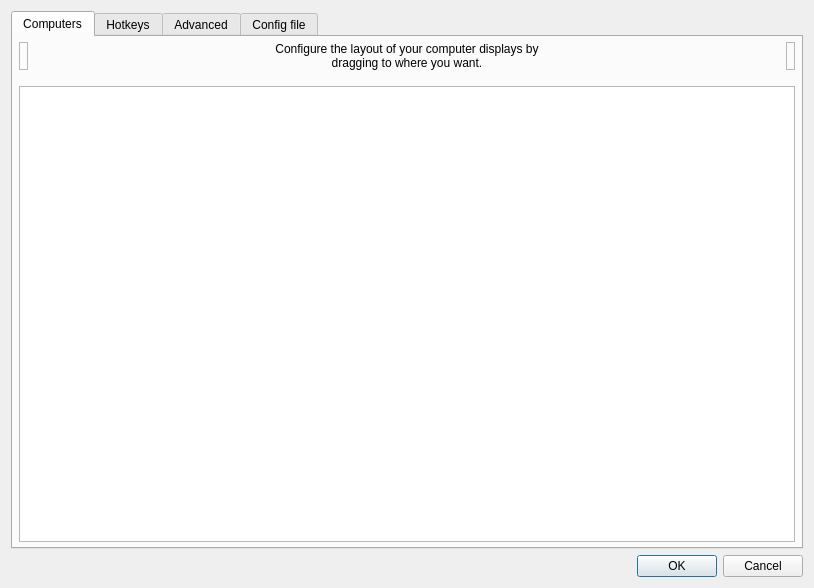
<?xml version="1.0" encoding="UTF-8"?>
<ui version="4.0">
 <class>ServerConfigDialog</class>
 <widget class="QDialog" name="ServerConfigDialog">
  <property name="geometry">
   <rect>
    <x>0</x>
    <y>0</y>
    <width>814</width>
    <height>588</height>
   </rect>
  </property>
  <property name="minimumSize">
   <size>
    <width>0</width>
    <height>0</height>
   </size>
  </property>
  <property name="windowTitle">
   <string>Server Configuration</string>
  </property>
  <layout class="QVBoxLayout">
   <item>
    <widget class="QTabWidget" name="tabWidget">
     <widget class="QWidget" name="tabComputers">
      <attribute name="title">
       <string>Computers</string>
      </attribute>
      <layout class="QVBoxLayout">
       <property name="leftMargin">
        <number>6</number>
       </property>
       <property name="topMargin">
        <number>5</number>
       </property>
       <property name="rightMargin">
        <number>6</number>
       </property>
       <property name="bottomMargin">
        <number>5</number>
       </property>
       <item>
        <layout class="QHBoxLayout" name="layoutComputers">
         <property name="spacing">
          <number>6</number>
         </property>
         <item>
          <widget class="TrashScreenWidget" name="lblRemoveScreen">
           <property name="acceptDrops">
            <bool>true</bool>
           </property>
           <property name="toolTip">
            <string>Drag a computer from the grid to the trashcan to remove it.</string>
           </property>
           <property name="frameShape">
            <enum>QFrame::Shape::StyledPanel</enum>
           </property>
           <property name="frameShadow">
            <enum>QFrame::Shadow::Raised</enum>
           </property>
          </widget>
         </item>
         <item>
          <spacer name="horizontalSpacer_21">
           <property name="orientation">
            <enum>Qt::Orientation::Horizontal</enum>
           </property>
           <property name="sizeHint" stdset="0">
            <size>
             <width>40</width>
             <height>20</height>
            </size>
           </property>
          </spacer>
         </item>
         <item>
          <widget class="QLabel" name="label_2">
           <property name="sizePolicy">
            <sizepolicy hsizetype="Preferred" vsizetype="Preferred">
             <horstretch>1</horstretch>
             <verstretch>0</verstretch>
            </sizepolicy>
           </property>
           <property name="maximumSize">
            <size>
             <width>310</width>
             <height>16777215</height>
            </size>
           </property>
           <property name="text">
            <string>Configure the layout of your computer displays by dragging to where you want.</string>
           </property>
           <property name="alignment">
            <set>Qt::AlignmentFlag::AlignCenter</set>
           </property>
           <property name="wordWrap">
            <bool>true</bool>
           </property>
           <property name="indent">
            <number>-1</number>
           </property>
          </widget>
         </item>
         <item>
          <spacer name="horizontalSpacer_22">
           <property name="orientation">
            <enum>Qt::Orientation::Horizontal</enum>
           </property>
           <property name="sizeHint" stdset="0">
            <size>
             <width>40</width>
             <height>20</height>
            </size>
           </property>
          </spacer>
         </item>
         <item>
          <widget class="NewScreenWidget" name="lblNewScreen">
           <property name="toolTip">
            <string>Drag to the grid to add a new computer.</string>
           </property>
           <property name="frameShape">
            <enum>QFrame::Shape::StyledPanel</enum>
           </property>
           <property name="frameShadow">
            <enum>QFrame::Shadow::Raised</enum>
           </property>
          </widget>
         </item>
        </layout>
       </item>
       <item>
        <spacer name="verticalSpacer">
         <property name="orientation">
          <enum>Qt::Orientation::Vertical</enum>
         </property>
         <property name="sizeType">
          <enum>QSizePolicy::Policy::Fixed</enum>
         </property>
         <property name="sizeHint" stdset="0">
          <size>
           <width>20</width>
           <height>10</height>
          </size>
         </property>
        </spacer>
       </item>
       <item>
        <widget class="ScreenSetupView" name="screenSetupView">
         <property name="sizePolicy">
          <sizepolicy hsizetype="MinimumExpanding" vsizetype="Expanding">
           <horstretch>0</horstretch>
           <verstretch>0</verstretch>
          </sizepolicy>
         </property>
         <property name="acceptDrops">
          <bool>true</bool>
         </property>
         <property name="autoFillBackground">
          <bool>false</bool>
         </property>
        </widget>
       </item>
      </layout>
     </widget>
     <widget class="QWidget" name="tabHotkeys">
      <attribute name="title">
       <string>Hotkeys</string>
      </attribute>
      <layout class="QHBoxLayout" name="_2">
       <item>
        <widget class="QGroupBox" name="groupHotkeys">
         <property name="title">
          <string>&amp;Hotkeys</string>
         </property>
         <layout class="QGridLayout" name="_3">
          <item row="0" column="0" rowspan="4">
           <widget class="QListWidget" name="listHotkeys"/>
          </item>
          <item row="0" column="1">
           <widget class="QPushButton" name="btnNewHotkey">
            <property name="enabled">
             <bool>true</bool>
            </property>
            <property name="text">
             <string>&amp;New</string>
            </property>
            <property name="icon">
             <iconset theme="QIcon::ThemeIcon::ListAdd"/>
            </property>
           </widget>
          </item>
          <item row="1" column="1">
           <widget class="QPushButton" name="btnEditHotkey">
            <property name="enabled">
             <bool>false</bool>
            </property>
            <property name="text">
             <string>&amp;Edit</string>
            </property>
            <property name="icon">
             <iconset theme="document-edit"/>
            </property>
           </widget>
          </item>
          <item row="2" column="1">
           <widget class="QPushButton" name="btnRemoveHotkey">
            <property name="enabled">
             <bool>false</bool>
            </property>
            <property name="text">
             <string>&amp;Remove</string>
            </property>
            <property name="icon">
             <iconset theme="QIcon::ThemeIcon::ListRemove"/>
            </property>
           </widget>
          </item>
          <item row="3" column="1">
           <spacer name="hotkeySpacer">
            <property name="orientation">
             <enum>Qt::Orientation::Vertical</enum>
            </property>
            <property name="sizeHint" stdset="0">
             <size>
              <width>75</width>
              <height>161</height>
             </size>
            </property>
           </spacer>
          </item>
         </layout>
        </widget>
       </item>
       <item>
        <widget class="QGroupBox" name="groupActions">
         <property name="font">
          <font>
           <kerning>true</kerning>
          </font>
         </property>
         <property name="title">
          <string>A&amp;ctions</string>
         </property>
         <layout class="QGridLayout">
          <item row="0" column="0" rowspan="4">
           <widget class="QListWidget" name="listActions"/>
          </item>
          <item row="0" column="1">
           <widget class="QPushButton" name="btnNewAction">
            <property name="enabled">
             <bool>false</bool>
            </property>
            <property name="text">
             <string>Ne&amp;w</string>
            </property>
            <property name="icon">
             <iconset theme="QIcon::ThemeIcon::ListAdd"/>
            </property>
           </widget>
          </item>
          <item row="1" column="1">
           <widget class="QPushButton" name="btnEditAction">
            <property name="enabled">
             <bool>false</bool>
            </property>
            <property name="text">
             <string>E&amp;dit</string>
            </property>
            <property name="icon">
             <iconset theme="document-edit"/>
            </property>
           </widget>
          </item>
          <item row="2" column="1">
           <widget class="QPushButton" name="btnRemoveAction">
            <property name="enabled">
             <bool>false</bool>
            </property>
            <property name="text">
             <string>Re&amp;move</string>
            </property>
            <property name="icon">
             <iconset theme="QIcon::ThemeIcon::ListRemove"/>
            </property>
           </widget>
          </item>
          <item row="3" column="1">
           <spacer name="actionSpacer">
            <property name="orientation">
             <enum>Qt::Orientation::Vertical</enum>
            </property>
            <property name="sizeHint" stdset="0">
             <size>
              <width>20</width>
              <height>40</height>
             </size>
            </property>
           </spacer>
          </item>
         </layout>
        </widget>
       </item>
      </layout>
     </widget>
     <widget class="QWidget" name="tabAdvanced">
      <attribute name="title">
       <string>Advanced</string>
      </attribute>
      <layout class="QGridLayout" name="m_pGridCorners">
       <item row="0" column="1">
        <widget class="QGroupBox" name="groupCorners">
         <property name="font">
          <font>
           <kerning>true</kerning>
          </font>
         </property>
         <property name="title">
          <string>&amp;Dead corners (for this computer)</string>
         </property>
         <property name="checked">
          <bool>false</bool>
         </property>
         <layout class="QVBoxLayout" name="verticalLayout_6">
          <property name="topMargin">
           <number>6</number>
          </property>
          <item>
           <layout class="QGridLayout" name="m_pLayoutCorners">
            <item row="1" column="0">
             <widget class="QCheckBox" name="cbCornerBottomLeft">
              <property name="text">
               <string>&amp;Bottom-left</string>
              </property>
             </widget>
            </item>
            <item row="0" column="0">
             <widget class="QCheckBox" name="cbCornerTopLeft">
              <property name="text">
               <string>To&amp;p-left</string>
              </property>
             </widget>
            </item>
            <item row="1" column="1">
             <widget class="QCheckBox" name="cbCornerBottomRight">
              <property name="text">
               <string>Bottom-ri&amp;ght</string>
              </property>
             </widget>
            </item>
            <item row="0" column="1">
             <widget class="QCheckBox" name="cbCornerTopRight">
              <property name="text">
               <string>Top-rig&amp;ht</string>
              </property>
             </widget>
            </item>
           </layout>
          </item>
          <item>
           <layout class="QHBoxLayout" name="m_pLayoutCornerSize">
            <item>
             <widget class="QLabel" name="label">
              <property name="text">
               <string>Cor&amp;ner size</string>
              </property>
              <property name="buddy">
               <cstring>sbSwitchCornerSize</cstring>
              </property>
             </widget>
            </item>
            <item>
             <spacer name="horizontalSpacer_7">
              <property name="orientation">
               <enum>Qt::Orientation::Horizontal</enum>
              </property>
              <property name="sizeHint" stdset="0">
               <size>
                <width>40</width>
                <height>20</height>
               </size>
              </property>
             </spacer>
            </item>
            <item>
             <widget class="QSpinBox" name="sbSwitchCornerSize">
              <property name="sizePolicy">
               <sizepolicy hsizetype="Maximum" vsizetype="Fixed">
                <horstretch>0</horstretch>
                <verstretch>0</verstretch>
               </sizepolicy>
              </property>
              <property name="suffix">
               <string>px</string>
              </property>
              <property name="maximum">
               <number>30000</number>
              </property>
             </widget>
            </item>
           </layout>
          </item>
          <item>
           <spacer name="verticalSpacer_7">
            <property name="orientation">
             <enum>Qt::Orientation::Vertical</enum>
            </property>
            <property name="sizeHint" stdset="0">
             <size>
              <width>20</width>
              <height>0</height>
             </size>
            </property>
           </spacer>
          </item>
         </layout>
        </widget>
       </item>
       <item row="0" column="0">
        <widget class="QGroupBox" name="groupMisc">
         <property name="font">
          <font>
           <kerning>false</kerning>
          </font>
         </property>
         <property name="title">
          <string>&amp;Misc</string>
         </property>
         <layout class="QVBoxLayout" name="verticalLayout_4">
          <item>
           <widget class="QCheckBox" name="cbDisableLockToScreen">
            <property name="text">
             <string>Disable lock to computer (scroll lock key)</string>
            </property>
           </widget>
          </item>
          <item>
           <widget class="QCheckBox" name="cbRelativeMouseMoves">
            <property name="enabled">
             <bool>true</bool>
            </property>
            <property name="text">
             <string>Use &amp;relative mouse movements</string>
            </property>
           </widget>
          </item>
          <item>
           <widget class="QCheckBox" name="cbWin32KeepForeground">
            <property name="enabled">
             <bool>true</bool>
            </property>
            <property name="text">
             <string>Don't take &amp;foreground window (Windows only)</string>
            </property>
           </widget>
          </item>
          <item>
           <layout class="QHBoxLayout" name="layoutClipboard">
            <item>
             <widget class="QCheckBox" name="cbEnableClipboard">
              <property name="sizePolicy">
               <sizepolicy hsizetype="Minimum" vsizetype="Preferred">
                <horstretch>0</horstretch>
                <verstretch>0</verstretch>
               </sizepolicy>
              </property>
              <property name="text">
               <string>Enable clipboard sharing</string>
              </property>
              <property name="checked">
               <bool>true</bool>
              </property>
             </widget>
            </item>
            <item>
             <spacer name="horizontalSpacer">
              <property name="orientation">
               <enum>Qt::Orientation::Horizontal</enum>
              </property>
              <property name="sizeHint" stdset="0">
               <size>
                <width>40</width>
                <height>20</height>
               </size>
              </property>
             </spacer>
            </item>
            <item>
             <widget class="QLabel" name="label_7">
              <property name="text">
               <string>Limit to:</string>
              </property>
             </widget>
            </item>
            <item>
             <widget class="QSpinBox" name="sbClipboardSizeLimit">
              <property name="enabled">
               <bool>false</bool>
              </property>
              <property name="sizePolicy">
               <sizepolicy hsizetype="Maximum" vsizetype="Fixed">
                <horstretch>0</horstretch>
                <verstretch>0</verstretch>
               </sizepolicy>
              </property>
              <property name="suffix">
               <string>MB</string>
              </property>
              <property name="maximum">
               <number>10000</number>
              </property>
              <property name="value">
               <number>3</number>
              </property>
             </widget>
            </item>
           </layout>
          </item>
          <item>
           <spacer name="verticalSpacer_6">
            <property name="orientation">
             <enum>Qt::Orientation::Vertical</enum>
            </property>
            <property name="sizeHint" stdset="0">
             <size>
              <width>20</width>
              <height>0</height>
             </size>
            </property>
           </spacer>
          </item>
         </layout>
        </widget>
       </item>
       <item row="1" column="0">
        <widget class="QGroupBox" name="groupNetwork">
         <property name="title">
          <string>&amp;Network</string>
         </property>
         <layout class="QVBoxLayout" name="verticalLayout_5">
          <item>
           <layout class="QHBoxLayout" name="_4">
            <property name="spacing">
             <number>9</number>
            </property>
            <property name="leftMargin">
             <number>0</number>
            </property>
            <item>
             <widget class="QCheckBox" name="cbHeartbeat">
              <property name="enabled">
               <bool>true</bool>
              </property>
              <property name="whatsThis">
               <string>&lt;html&gt;&lt;head/&gt;&lt;body&gt;&lt;p&gt;Enables the network heartbeat to ping clients every &lt;span style=&quot; font-style:italic;&quot;&gt;n&lt;/span&gt; seconds. This may help to diagnose network problems by retrying the connection if the client becomes unresponsive.&lt;/p&gt;&lt;/body&gt;&lt;/html&gt;</string>
              </property>
              <property name="text">
               <string>&amp;Check clients every</string>
              </property>
             </widget>
            </item>
            <item>
             <spacer name="spacerNetwork">
              <property name="orientation">
               <enum>Qt::Orientation::Horizontal</enum>
              </property>
              <property name="sizeHint" stdset="0">
               <size>
                <width>40</width>
                <height>20</height>
               </size>
              </property>
             </spacer>
            </item>
            <item>
             <widget class="QSpinBox" name="sbHeartbeat">
              <property name="enabled">
               <bool>false</bool>
              </property>
              <property name="sizePolicy">
               <sizepolicy hsizetype="Maximum" vsizetype="Fixed">
                <horstretch>0</horstretch>
                <verstretch>0</verstretch>
               </sizepolicy>
              </property>
              <property name="suffix">
               <string>ms</string>
              </property>
              <property name="minimum">
               <number>1000</number>
              </property>
              <property name="maximum">
               <number>30000</number>
              </property>
              <property name="singleStep">
               <number>1000</number>
              </property>
              <property name="value">
               <number>5000</number>
              </property>
             </widget>
            </item>
           </layout>
          </item>
          <item>
           <layout class="QHBoxLayout" name="horizontalLayout_5">
            <item>
             <widget class="QLabel" name="labelProtocol">
              <property name="whatsThis">
               <string>&lt;html&gt;&lt;head/&gt;&lt;body&gt;&lt;p&gt;Enables compatibility with programs that use either the Synergy or Barrier protocols:&lt;/p&gt;&lt;ul style=&quot;margin-top: 0px; margin-bottom: 0px; margin-left: 0px; margin-right: 0px; -qt-list-indent: 1;&quot;&gt;&lt;li style=&quot; margin-top:12px; margin-bottom:0px; margin-left:0px; margin-right:0px; -qt-block-indent:0; text-indent:0px;&quot;&gt;Synergy 3 uses the Synergy protocol.&lt;/li&gt;&lt;li style=&quot; margin-top:0px; margin-bottom:12px; margin-left:0px; margin-right:0px; -qt-block-indent:0; text-indent:0px;&quot;&gt;Barrier, Input-Leap and Synergy 1 uses the Barrier protocol.&lt;/li&gt;&lt;/ul&gt;&lt;p&gt;A Deskflow client will automatically use either the Synergy or Barrier protocol depending on the server protocol.&lt;/p&gt;&lt;/body&gt;&lt;/html&gt;</string>
              </property>
              <property name="text">
               <string>Network protocol</string>
              </property>
             </widget>
            </item>
            <item>
             <spacer name="horizontalSpacer_8">
              <property name="orientation">
               <enum>Qt::Orientation::Horizontal</enum>
              </property>
              <property name="sizeHint" stdset="0">
               <size>
                <width>40</width>
                <height>20</height>
               </size>
              </property>
             </spacer>
            </item>
            <item>
             <widget class="QRadioButton" name="rbProtocolSynergy">
              <property name="text">
               <string>&amp;Synergy</string>
              </property>
              <property name="checked">
               <bool>true</bool>
              </property>
             </widget>
            </item>
            <item>
             <widget class="QRadioButton" name="rbProtocolBarrier">
              <property name="text">
               <string>&amp;Barrier</string>
              </property>
             </widget>
            </item>
           </layout>
          </item>
          <item>
           <spacer name="verticalSpacer_3">
            <property name="orientation">
             <enum>Qt::Orientation::Vertical</enum>
            </property>
            <property name="sizeHint" stdset="0">
             <size>
              <width>20</width>
              <height>0</height>
             </size>
            </property>
           </spacer>
          </item>
         </layout>
        </widget>
       </item>
       <item row="1" column="1">
       <widget class="QGroupBox" name="groupSwitch">
         <property name="font">
          <font>
           <kerning>true</kerning>
          </font>
         </property>
         <property name="title">
          <string>&amp;Switching</string>
         </property>
         <layout class="QVBoxLayout">
          <property name="spacing">
           <number>6</number>
          </property>
          <property name="topMargin">
           <number>6</number>
          </property>
          <property name="bottomMargin">
           <number>6</number>
          </property>
          <item>
           <layout class="QHBoxLayout" name="_5">
            <item>
             <widget class="QCheckBox" name="cbSwitchDelay">
              <property name="enabled">
               <bool>true</bool>
              </property>
              <property name="text">
               <string>Switch &amp;after waiting</string>
              </property>
             </widget>
            </item>
            <item>
             <spacer name="spacerSwitchWait">
              <property name="orientation">
               <enum>Qt::Orientation::Horizontal</enum>
              </property>
              <property name="sizeHint" stdset="0">
               <size>
                <width>40</width>
                <height>20</height>
               </size>
              </property>
             </spacer>
            </item>
            <item>
             <widget class="QSpinBox" name="sbSwitchDelay">
              <property name="enabled">
               <bool>false</bool>
              </property>
              <property name="sizePolicy">
               <sizepolicy hsizetype="Maximum" vsizetype="Fixed">
                <horstretch>0</horstretch>
                <verstretch>0</verstretch>
               </sizepolicy>
              </property>
              <property name="suffix">
               <string>ms</string>
              </property>
              <property name="minimum">
               <number>10</number>
              </property>
              <property name="maximum">
               <number>10000</number>
              </property>
              <property name="singleStep">
               <number>10</number>
              </property>
              <property name="value">
               <number>250</number>
              </property>
             </widget>
            </item>
           </layout>
          </item>
         <item>
           <layout class="QHBoxLayout" name="_6">
            <item>
             <widget class="QCheckBox" name="cbSwitchDoubleTap">
              <property name="enabled">
               <bool>true</bool>
              </property>
              <property name="text">
               <string>Switch on double &amp;tap within</string>
              </property>
             </widget>
            </item>
            <item>
             <spacer name="spacerDoubleTap">
              <property name="orientation">
               <enum>Qt::Orientation::Horizontal</enum>
              </property>
              <property name="sizeHint" stdset="0">
               <size>
                <width>40</width>
                <height>20</height>
               </size>
              </property>
             </spacer>
            </item>
            <item>
             <widget class="QSpinBox" name="sbSwitchDoubleTap">
              <property name="enabled">
               <bool>false</bool>
              </property>
              <property name="sizePolicy">
               <sizepolicy hsizetype="Maximum" vsizetype="Fixed">
                <horstretch>0</horstretch>
                <verstretch>0</verstretch>
               </sizepolicy>
              </property>
              <property name="suffix">
               <string>ms</string>
              </property>
              <property name="minimum">
               <number>10</number>
              </property>
              <property name="maximum">
               <number>10000</number>
              </property>
              <property name="singleStep">
               <number>10</number>
              </property>
              <property name="value">
               <number>250</number>
              </property>
             </widget>
           </item>
          </layout>
         </item>
          <item>
           <layout class="QHBoxLayout" name="layoutMacSwitchABC">
            <item>
             <widget class="QCheckBox" name="cbMacSwitchToABC">
              <property name="text">
               <string>Switch to ABC input source when leaving this Mac</string>
              </property>
             </widget>
            </item>
            <item>
             <spacer name="spacerMacSwitchABC">
              <property name="orientation">
               <enum>Qt::Orientation::Horizontal</enum>
              </property>
              <property name="sizeHint" stdset="0">
               <size>
                <width>40</width>
                <height>20</height>
               </size>
              </property>
             </spacer>
            </item>
           </layout>
          </item>
          <item>
           <spacer name="verticalSpacer_5">
            <property name="orientation">
             <enum>Qt::Orientation::Vertical</enum>
            </property>
            <property name="sizeHint" stdset="0">
             <size>
              <width>20</width>
              <height>0</height>
             </size>
            </property>
           </spacer>
          </item>
         </layout>
        </widget>
       </item>
       <item row="2" column="0">
        <spacer name="verticalSpacer_2">
         <property name="orientation">
          <enum>Qt::Orientation::Vertical</enum>
         </property>
         <property name="sizeHint" stdset="0">
          <size>
           <width>20</width>
           <height>40</height>
          </size>
         </property>
        </spacer>
       </item>
      </layout>
     </widget>
     <widget class="QWidget" name="tabConfigFile">
      <property name="sizePolicy">
       <sizepolicy hsizetype="Preferred" vsizetype="Preferred">
        <horstretch>0</horstretch>
        <verstretch>0</verstretch>
       </sizepolicy>
      </property>
      <attribute name="title">
       <string>Config file</string>
      </attribute>
      <layout class="QVBoxLayout" name="verticalLayout">
       <property name="topMargin">
        <number>20</number>
       </property>
       <item>
        <widget class="QLabel" name="label_5">
         <property name="font">
          <font>
           <pointsize>18</pointsize>
           <bold>true</bold>
          </font>
         </property>
         <property name="text">
          <string>Core server config file</string>
         </property>
         <property name="textFormat">
          <enum>Qt::TextFormat::PlainText</enum>
         </property>
         <property name="alignment">
          <set>Qt::AlignmentFlag::AlignCenter</set>
         </property>
        </widget>
       </item>
       <item>
        <widget class="QLabel" name="label_6">
         <property name="text">
          <string>Use a server config file to create complex computer layouts that are not possible with the simple grid-based computer layout editor.

Enabling this setting will disable the server config GUI.</string>
         </property>
         <property name="textFormat">
          <enum>Qt::TextFormat::MarkdownText</enum>
         </property>
         <property name="alignment">
          <set>Qt::AlignmentFlag::AlignCenter</set>
         </property>
         <property name="wordWrap">
          <bool>true</bool>
         </property>
        </widget>
       </item>
       <item>
        <spacer name="verticalSpacer_4">
         <property name="orientation">
          <enum>Qt::Orientation::Vertical</enum>
         </property>
         <property name="sizeType">
          <enum>QSizePolicy::Policy::Maximum</enum>
         </property>
         <property name="sizeHint" stdset="0">
          <size>
           <width>20</width>
           <height>30</height>
          </size>
         </property>
        </spacer>
       </item>
       <item>
        <widget class="QGroupBox" name="groupExternalConfig">
         <property name="title">
          <string>Use a server config file</string>
         </property>
         <property name="checkable">
          <bool>true</bool>
         </property>
         <property name="checked">
          <bool>false</bool>
         </property>
         <layout class="QHBoxLayout" name="horizontalLayout">
          <item>
           <widget class="QWidget" name="widgetExternalConfigControls" native="true">
            <property name="enabled">
             <bool>false</bool>
            </property>
            <layout class="QHBoxLayout" name="horizontalLayout_2">
             <property name="leftMargin">
              <number>0</number>
             </property>
             <property name="topMargin">
              <number>0</number>
             </property>
             <property name="rightMargin">
              <number>0</number>
             </property>
             <property name="bottomMargin">
              <number>0</number>
             </property>
             <item>
              <widget class="QLabel" name="labelConfigFile">
               <property name="sizePolicy">
                <sizepolicy hsizetype="Maximum" vsizetype="Preferred">
                 <horstretch>0</horstretch>
                 <verstretch>0</verstretch>
                </sizepolicy>
               </property>
               <property name="minimumSize">
                <size>
                 <width>96</width>
                 <height>0</height>
                </size>
               </property>
               <property name="text">
                <string>Config file path</string>
               </property>
              </widget>
             </item>
             <item>
              <spacer name="horizontalSpacer_6">
               <property name="orientation">
                <enum>Qt::Orientation::Horizontal</enum>
               </property>
               <property name="sizeType">
                <enum>QSizePolicy::Policy::Fixed</enum>
               </property>
               <property name="sizeHint" stdset="0">
                <size>
                 <width>13</width>
                 <height>20</height>
                </size>
               </property>
              </spacer>
             </item>
             <item>
              <widget class="QLineEdit" name="lineConfigFile">
               <property name="sizePolicy">
                <sizepolicy hsizetype="Minimum" vsizetype="Fixed">
                 <horstretch>0</horstretch>
                 <verstretch>0</verstretch>
                </sizepolicy>
               </property>
               <property name="minimumSize">
                <size>
                 <width>180</width>
                 <height>0</height>
                </size>
               </property>
              </widget>
             </item>
             <item>
              <widget class="QPushButton" name="btnBrowseConfigFile">
               <property name="sizePolicy">
                <sizepolicy hsizetype="Fixed" vsizetype="Fixed">
                 <horstretch>0</horstretch>
                 <verstretch>0</verstretch>
                </sizepolicy>
               </property>
               <property name="minimumSize">
                <size>
                 <width>0</width>
                 <height>0</height>
                </size>
               </property>
               <property name="cursor">
                <cursorShape>PointingHandCursor</cursorShape>
               </property>
               <property name="text">
                <string/>
               </property>
               <property name="flat">
                <bool>true</bool>
               </property>
              </widget>
             </item>
            </layout>
           </widget>
          </item>
         </layout>
        </widget>
       </item>
       <item>
        <spacer name="verticalSpacer_1">
         <property name="orientation">
          <enum>Qt::Orientation::Vertical</enum>
         </property>
         <property name="sizeHint" stdset="0">
          <size>
           <width>20</width>
           <height>40</height>
          </size>
         </property>
        </spacer>
       </item>
      </layout>
     </widget>
    </widget>
   </item>
   <item>
    <widget class="QDialogButtonBox" name="buttonBox">
     <property name="orientation">
      <enum>Qt::Orientation::Horizontal</enum>
     </property>
     <property name="standardButtons">
      <set>QDialogButtonBox::StandardButton::Cancel|QDialogButtonBox::StandardButton::Ok</set>
     </property>
    </widget>
   </item>
  </layout>
 </widget>
 <customwidgets>
  <customwidget>
   <class>ScreenSetupView</class>
   <extends>QTableView</extends>
   <header>widgets/ScreenSetupView.h</header>
   <container>1</container>
  </customwidget>
  <customwidget>
   <class>TrashScreenWidget</class>
   <extends>QLabel</extends>
   <header>widgets/TrashScreenWidget.h</header>
  </customwidget>
  <customwidget>
   <class>NewScreenWidget</class>
   <extends>QLabel</extends>
   <header>widgets/NewScreenWidget.h</header>
  </customwidget>
 </customwidgets>
 <tabstops>
  <tabstop>screenSetupView</tabstop>
  <tabstop>listHotkeys</tabstop>
  <tabstop>btnNewHotkey</tabstop>
  <tabstop>btnEditHotkey</tabstop>
  <tabstop>btnRemoveHotkey</tabstop>
  <tabstop>listActions</tabstop>
  <tabstop>btnNewAction</tabstop>
  <tabstop>btnEditAction</tabstop>
  <tabstop>btnRemoveAction</tabstop>
  <tabstop>cbSwitchDelay</tabstop>
  <tabstop>sbSwitchDelay</tabstop>
  <tabstop>cbSwitchDoubleTap</tabstop>
  <tabstop>sbSwitchDoubleTap</tabstop>
  <tabstop>cbEnableClipboard</tabstop>
  <tabstop>sbClipboardSizeLimit</tabstop>
  <tabstop>cbHeartbeat</tabstop>
  <tabstop>sbHeartbeat</tabstop>
  <tabstop>cbRelativeMouseMoves</tabstop>
  <tabstop>sbSwitchCornerSize</tabstop>
  <tabstop>tabWidget</tabstop>
 </tabstops>
 <resources/>
 <connections/>
</ui>
